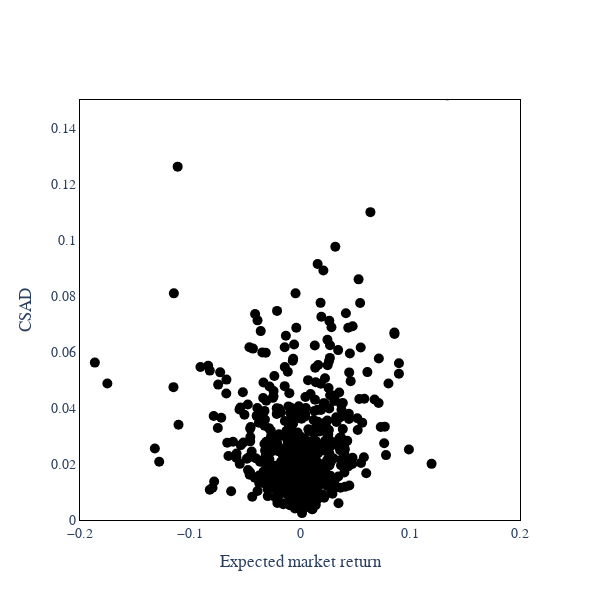

This figure's notebook cell:
### Markdown cell above
### static plot between csad and crix

### Code cell
fig = make_subplots(rows=1, cols=1, shared_xaxes=True, vertical_spacing=0)

fig.update_layout(
    height=600,
    width=600,
    title='',
    showlegend=False,  
    font=dict(family='Times New Roman', size=14),
    plot_bgcolor='rgba(0,0,0,0)',
    paper_bgcolor='rgba(0,0,0,0)',
)
    
fig.add_trace(go.Scatter(
    y=anime_df['csad'], 
    x=anime_df['avg_CRIX'],
    line=dict(color='black', width=1),
    mode='markers', marker_size=10, 
    ), row=1, col=1)



# Update x-axis for the first row
fig.update_xaxes(
    title='Expected market return',
    showticklabels=True,  # Hide tick labels
    showline=True,
    linewidth=1,
    linecolor='black',
    mirror=True,
    showgrid=False,
    row=1, col=1,
    range=[-0.2,0.2]
)


# Update y-axis for the first row
fig.update_yaxes(
    showticklabels=True,
    title='CSAD',
    showline=True,
    linewidth=1,
    linecolor='black',
    mirror=True,
    showgrid=False,
    row=1, col=1,
    range=[0, 0.15]
)

# Show the plot
fig.show()

### Figure 1 — Plotly figure (JSON) as saved in the notebook; plotly's stock layout.template omitted (floating-point values rounded to 4 significant figures; data arrays with more than 128 entries replaced by an {"elided": "..."} marker saying what was removed)
{"data": [{"line": {"color": "black", "width": 1}, "marker": {"size": 10}, "mode": "markers", "type": "scatter", "x": {"elided": "730 float values"}, "xaxis": "x", "y": {"elided": "730 float values"}, "yaxis": "y"}], "layout": {"font": {"family": "Times New Roman", "size": 14}, "height": 600, "paper_bgcolor": "rgba(0,0,0,0)", "plot_bgcolor": "rgba(0,0,0,0)", "showlegend": false, "title": {"text": ""}, "width": 600, "xaxis": {"anchor": "y", "domain": [0, 1], "linecolor": "black", "linewidth": 1, "mirror": true, "range": [-0.2, 0.2], "showgrid": false, "showline": true, "showticklabels": true, "title": {"text": "Expected market return"}}, "yaxis": {"anchor": "x", "domain": [0, 1], "linecolor": "black", "linewidth": 1, "mirror": true, "range": [0, 0.15], "showgrid": false, "showline": true, "showticklabels": true, "title": {"text": "CSAD"}}}}
